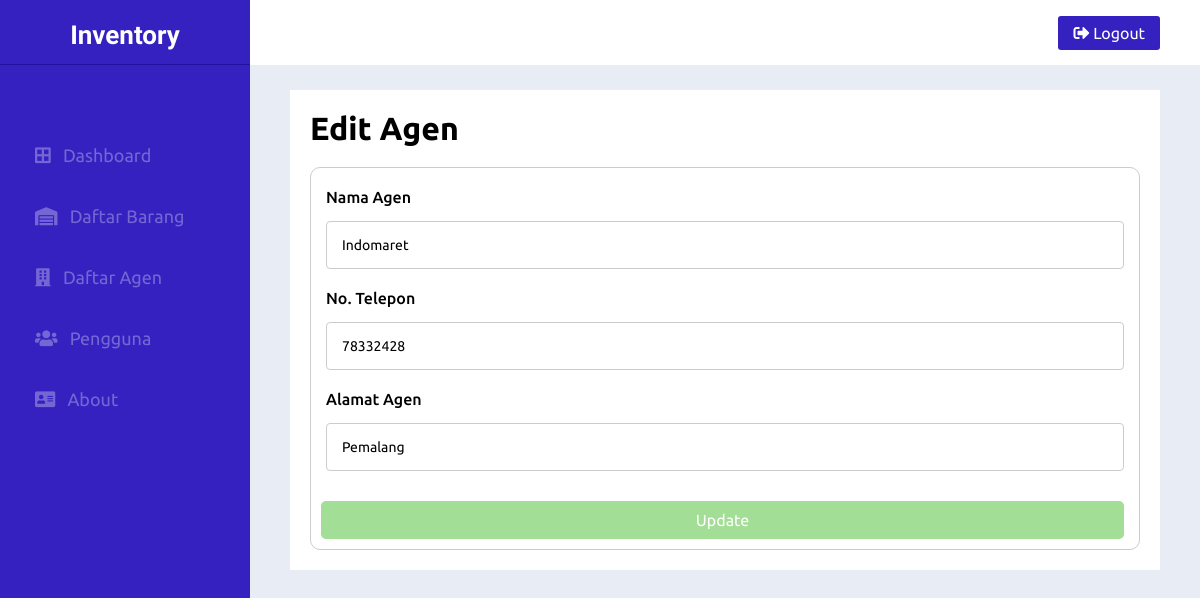
The app's page /EditAgen.php?id=1 (signed in) with its own data.
### tables this page shows
CREATE TABLE `agen` (
  `id` int(11) NOT NULL,
  `nama` varchar(50) NOT NULL,
  `tlp` varchar(50) NOT NULL,
  `alamat` varchar(50) NOT NULL
);

### functions.php (called while the page is built, shortened)
<?php
$conn = mysqli_connect("localhost", "root", "", "inventory");
function query($query)
{
	global $conn;
	$result = mysqli_query($conn, $query);
	$rows = [];
	while ($row = mysqli_fetch_assoc($result)) {
		$rows[] = $row;
	}
	return $rows;
}

### EditAgen.php (the view, shortened to what this page needs)
<?php
include 'functions.php';
$id = $_GET["id"];
$data = query("SELECT * FROM agen WHERE id = $id")[0];
?>
<!DOCTYPE html>
<html lang="en">
<head>
  <link rel="stylesheet" href="./assets/css/style.css" />
  <link rel="stylesheet" href="https://cdnjs.cloudflare.com/ajax/libs/font-awesome/5.13.1/css/all.min.css" />
</head>
<body>
  <div class="wrapper">
    <div class="top_navbar">
      <div class="logo">
        <a href="#">Inventory</a>
      </div>
      <div class="top_menu">
        <div class="home_link">
          <a href="logout.php">
            <span class="icon">
              <i class="fas fa-sign-out-alt"></i>
              <span>Logout</span>
            </span>
          </a>
        </div>
      </div>
    </div>
    <div class="main_body">
      <div class="sidebar_menu">
        <div class="inner__sidebar_menu">
          <ul>
            <li>
              <a href="index.php">
                <span class="icon"> <i class="fas fa-border-all"></i></span>
                <span class="list">Dashboard</span>
              </a>
            </li>
            <li>
              <a href="barang.php">
                <span class="icon"><i class="fas fa-warehouse"></i></span>
                <span class="list">Daftar Barang</span>
              </a>
            </li>
            <li>
              <a href="agen.php">
                <span class="icon"><i class="fas fa-building"></i></span>
                <span class="list">Daftar Agen</span>
              </a>
            </li>
            <li>
              <a href="users.php">
                <span class="icon"><i class="fas fa-users"></i></span>
                <span class="list">Pengguna</span>
              </a>
            </li>
            <li>
              <a href="about.php">
                <span class="icon"><i class="fas fa-address-card"></i></span>
                <span class="list">About</span>
              </a>
            </li>
          </ul>
        </div>
      </div>
      <div class="container">
        <div class="card">
          <div class="card-header">
            <h1>Edit Agen</h1>
          </div>
          <div class="card-body">
            <form action="" method="POST" class="form">
              <div class="form-group">
                <label for="nama">Nama Agen</label>
                <input type="text" name="nama" value="<?= $data["nama"] ?>" class="input-text" placeholder="Masukan Nama Agen" required />
              </div>
              <div class="form-group">
                <label for="tlp">No. Telepon</label>
                <input type="text" name="tlp" value="<?= $data["tlp"] ?>" class="input-text" placeholder="Masukan No. Telepon" required />
              </div>
              <div class="form-group">
                <label for="alamat">Alamat Agen</label>
                <input type="text" name="alamat" value="<?= $data["alamat"] ?>" class="input-text" placeholder="Masukan ALamat Agen" required />
              </div>
              <button type="submit" name="save" class="btn-success" style="width: 97%; margin: 10px 10px;">
                Update
              </button>
            </form>
          </div>
        </div>
      </div>
    </div>
  </div>
</body>
</html>

### assets/css/style.css (style rules this page uses)
* { margin: 0; padding: 0; list-style: none; font-family: "Ubuntu", sans-serif; box-sizing: border-box; text-decoration: none; }
body { background: #e8edf5; width: 100%; height: 100%; }
.wrapper .top_navbar { width: 100%; height: 65px; display: flex; position: fixed; top: 0; }
.wrapper .top_navbar .logo { width: 250px; height: 100%; background: #3421c0; border-bottom: 1px solid #22119d; }
.wrapper .top_navbar .logo a { display: block; text-align: center; font-family: "Montserrat Subrayada", sans-serif; font-size: 26px; color: #fff; padding: 20px 0; font-weight: bold; }
.wrapper .top_navbar .top_menu { width: calc(100% - 250px); height: 100%; background: #fff; padding: 0 40px; display: flex; justify-content: space-between; align-items: center; }
.wrapper .top_navbar .top_menu .home_link a { display: block; background: #3421c0; color: #fff; padding: 8px 15px; border-radius: 3px; }
.main_body .sidebar_menu { position: fixed; top: 65px; left: 0; background: #3421c0; width: 250px; height: 100%; transition: all 0.3s linear; }
.main_body .sidebar_menu .inner__sidebar_menu { position: relative; padding-top: 60px; }
.main_body .sidebar_menu ul li a { color: #7467d3; font-size: 18px; padding: 20px 35px; display: block; white-space: nowrap; }
.main_body .sidebar_menu ul li a .icon { margin-right: 8px; }
.main_body .sidebar_menu ul li a span { display: inline-block; }
.container { width: calc(100% - 250px); margin-top: 65px; margin-left: 250px; padding: 25px 40px; transition: all 0.3s linear; }
.card { background-color: white; padding: 20px; }
.card-header { margin-bottom: 20px; }
.card-body { border-radius: 10px; }
.btn-success { color: white; background-color: #a2de96; border: none; padding: 10px; font-size: 16px; margin-bottom: 20px; border-radius: 5px; outline: none; }
.form { width: 100%; border: 1px solid #ccc; border-radius: 10px; }
.form-group { margin: 20px 15px; }
label { font-weight: 500; display: block; margin-bottom: 15px; }
.input-text { width: 100%; color: black; padding: 15px; border: 1px solid #ccc; border-radius: 4px; cursor: pointer; outline: none; font-size: 14px; }

### records on screen
agen: nama "Indomaret", tlp "78332428", alamat "Pemalang"
